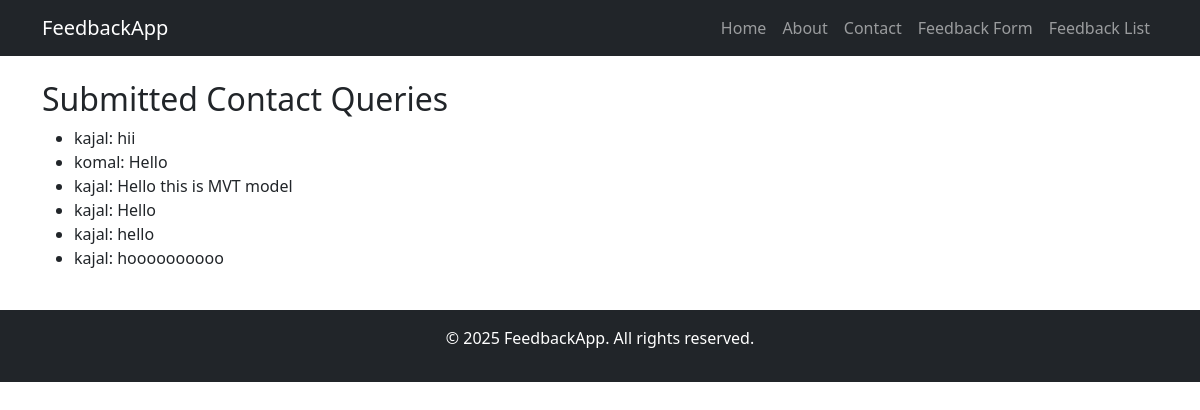
The page /db/contact/queries/ on the database its author committed.
### db_models_app/models.py (models this page shows, shortened)
class ContactQuery(models.Model):
    full_name=models.CharField(max_length=100)
    phone=models.CharField(max_length=15)
    email=models.EmailField()
    query=models.TextField()
    submitted_at=models.DateTimeField(auto_now_add=True)

### db_models_app/views.py (the view)
# urls.py: path('contact/queries/', views.contact_queries_list_view, name='contact_queries_list')
def contact_queries_list_view(request):
    return render(request, 'feedback_app/contact_queries_list.html', {
        'queries': ContactQuery.objects.all()
    })

### db_models_app/templates/feedback_app/contact_queries_list.html (shortened to what this page needs)
{% extends 'feedback_app/base.html' %}
{% block content %}
<h2>Submitted Contact Queries</h2>
{% if queries %}
    <ul>
        {% for query in queries %}
            <li>{{ query.full_name }}: {{ query.query }}</li>
        {% endfor %}
    </ul>
{% else %}
    <p>No contact queries submitted yet.</p>
{% endif %}
{% endblock %}

### rows shown on the page
ContactQuery: full_name "kajal", query "hii"
ContactQuery: full_name "komal", query "Hello"
ContactQuery: full_name "kajal", query "Hello this is MVT model"
ContactQuery: full_name "kajal", query "Hello"
ContactQuery: full_name "kajal", query "hello"
ContactQuery: full_name "kajal", query "hoooooooooo"
